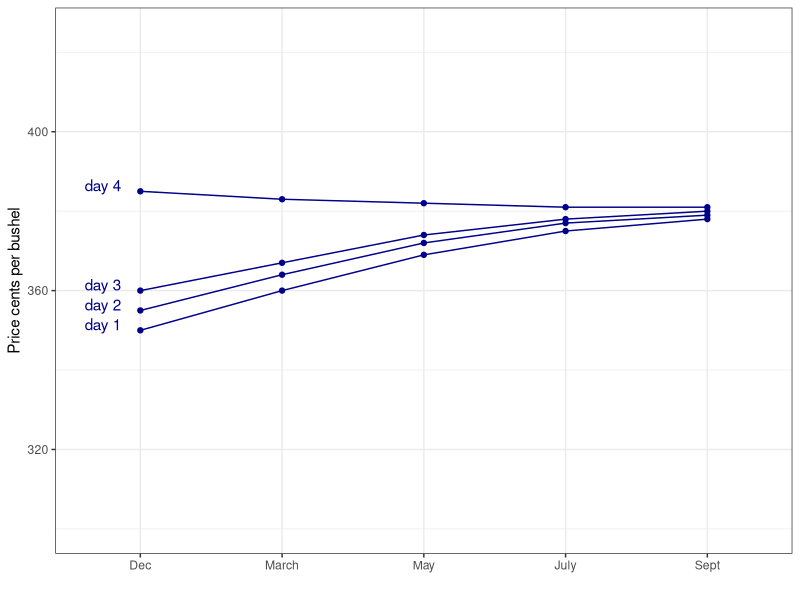
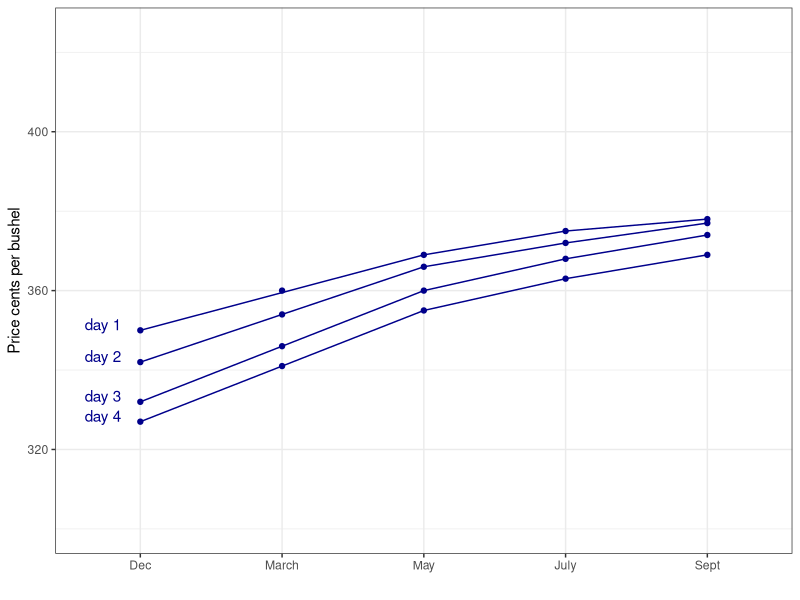

Source code (R) for these figures, in order:
## ---- chunk 1
library(tidyr)
library(ggplot2)

xaxis <- c('Dec', 'March', 'May', 'July', 'Sept')
day1 <- c('day 1', 'day 1', 'day 1', 'day 1', 'day 1')
day2 <- c('day 2', 'day 2', 'day 2', 'day 2', 'day 2')
day3 <- c('day 3', 'day 3', 'day 3', 'day 3', 'day 3')
day4 <- c('day 4', 'day 4', 'day 4', 'day 4', 'day 4')
day1p <- as.numeric(c(350, 360, 369, 375, 378))
day2p <- as.numeric(c(355, 364, 372, 377, 379))
day3p <- as.numeric(c(360, 367, 374, 378, 380))
day4p <- as.numeric(c(385, 383, 382, 381, 381))

day1 <- cbind(xaxis, day1, day1p)
day2 <- cbind(xaxis, day2, day2p)
day3 <- cbind(xaxis, day3, day3p)
day4 <- cbind(xaxis, day4, day4p)
df <- rbind(day1, day2, day3, day4)
df <- as.data.frame(df)
colnames(df) <- c('xaxis', 'day', 'price')
# df$xaxis <- factor(df$xaxis, levels = df$xaxis[order(df$price)])
df$xaxis <- factor(df$xaxis, levels = unique(df$xaxis[order(df$price)]))

df$price <- as.numeric(as.character(df$price))
g <- ggplot(df, aes(xaxis, price, colour= day)) + ylim(300,425) + theme_bw() +
        geom_point() + geom_line(aes(group = day)) +
        scale_color_manual(values = c("darkblue", "darkblue", "darkblue", "darkblue")) +
        labs(x = "", y = "Price cents per bushel") + 
        geom_text(aes(label= ifelse(xaxis == "Dec", as.character(day), '')),hjust=1.5, vjust=0) + 
        theme(legend.position = "none")
       
g
## ---- chunk 2
library(tidyr)
library(ggplot2)

xaxis <- c('Dec', 'March', 'May', 'July', 'Sept')
day1 <- c('day 1', 'day  1', 'day 1', 'day 1', 'day 1')
day2 <- c('day 2', 'day 2', 'day 2', 'day 2', 'day 2')
day3 <- c('day 3', 'day 3', 'day 3', 'day 3', 'day 3')
day4 <- c('day 4', 'day 4', 'day 4', 'day 4', 'day 4')
day1p <- as.numeric(c(350, 360, 369, 375, 378))
day2p <- as.numeric(c(342, 354, 366, 372, 377))
day3p <- as.numeric(c(332, 346, 360, 368, 374))
day4p <- as.numeric(c(327, 341, 355, 363, 369))

day1 <- cbind(xaxis, day1, day1p)
day2 <- cbind(xaxis, day2, day2p)
day3 <- cbind(xaxis, day3, day3p)
day4 <- cbind(xaxis, day4, day4p)
df <- rbind(day1, day2, day3, day4)
df <- as.data.frame(df)
colnames(df) <- c('xaxis', 'day', 'price')
# df$xaxis <- factor(df$xaxis, levels = df$xaxis[order(df$price)])
df$xaxis <- factor(df$xaxis, levels = unique(df$xaxis[order(df$price)]))
df$price <- as.numeric(as.character(df$price))
g <- ggplot(df, aes(xaxis, price, colour= day)) + ylim(300,425) + theme_bw() +
        geom_point() + geom_line(aes(group = day)) +
        scale_color_manual(values = c("darkblue", "darkblue", "darkblue", "darkblue", "darkblue")) +
        labs(x = "", y = "Price cents per bushel") + 
        geom_text(aes(label= ifelse(xaxis == "Dec", as.character(day), '')),hjust=1.5, vjust=0) + 
        theme(legend.position = "none")
       
g
